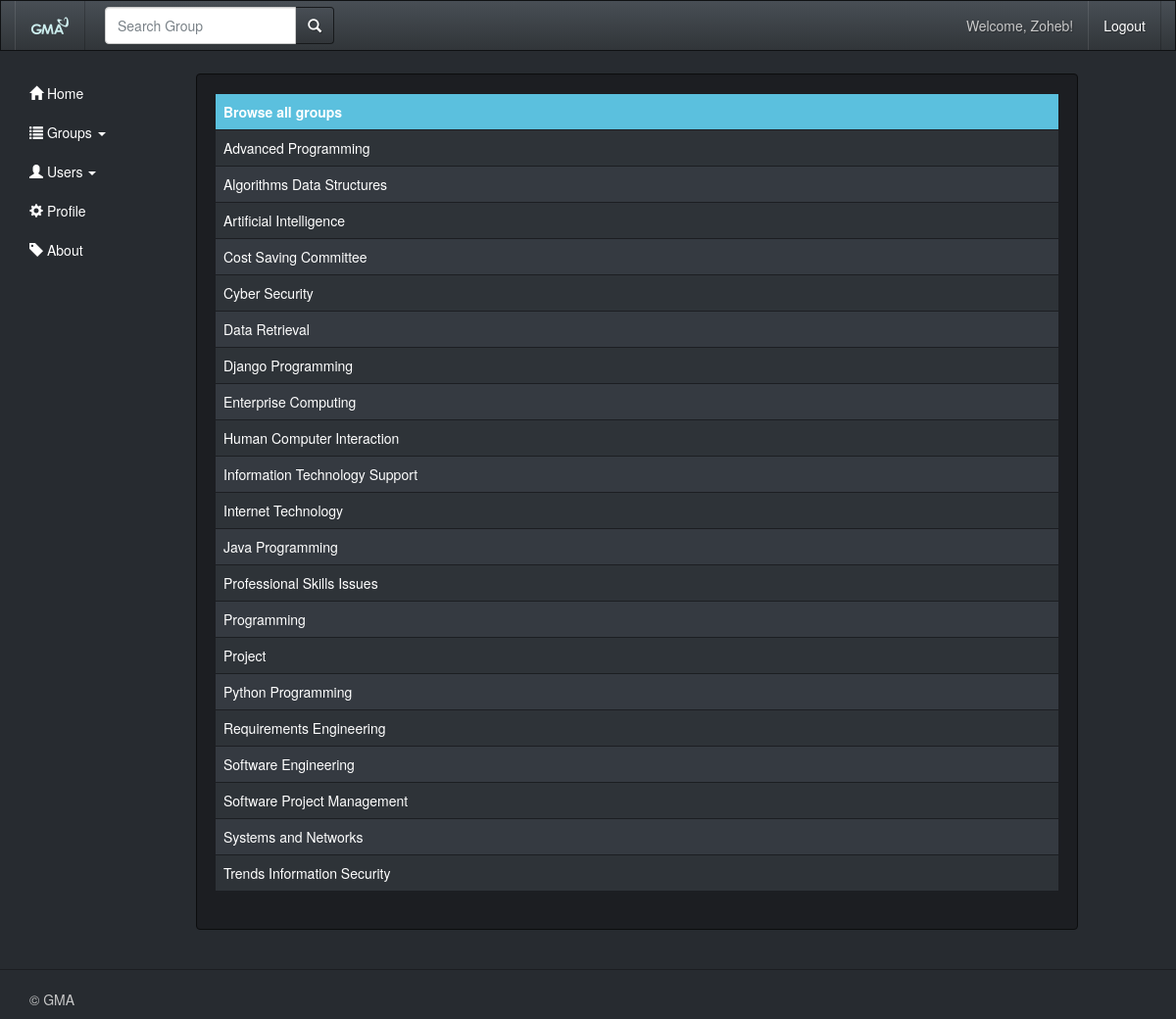
Screenshot of /all_groups/ (signed in) with the database file from the repository.
### messaging/models.py (models this page shows, shortened)
class Recipient(models.Model):
    is_group_recipient = models.BooleanField(default=False)

class Group(Recipient):
    name = models.CharField(max_length=256, unique=True)
    description = models.CharField(max_length=1024)
    owner = models.ForeignKey(User, related_name="owned_groups")
    members = models.ManyToManyField(User, related_name='messaging_groups')
    class Meta:
        ordering = ['name']

### messaging/views_groups.py (the view)
# urls.py: url(r'^all_groups/$', views_groups.all_groups, name='all_groups'),
@login_required()
def all_groups(request):
    text = "Browse all groups"
    return render_to_response('GMA/groups.html', {'text': text, 'groups': Group.objects.all()}, RequestContext(request))

### templates/GMA/groups.html (shortened to what this page needs)
{% extends "GMA/base_sidebar.html" %}
{% block page_block %}
    <table class="table table-striped">
        <tr class="info"><th>{{ text }}</th></tr>
        {% for group in groups %}
            <tr><td><a href="/group/id/{{ group.id }}">{{ group.name }}</a></td></tr>
        {% endfor %}
    </table>
{% endblock %}

### templates/GMA/base_sidebar.html (shortened to what this page needs)
{% extends "GMA/base.html" %}
{% block body_block %}
    <div class="row">
        <div class="col-sm-3 col-md-2 sidebar">
            <ul class="nav nav-sidebar">
                <li><a href="/">
                    <span class="glyphicon glyphicon-home"></span>  Home</a></li>
                <li> <a class="dropdown-toggle" data-toggle="collapse" href="#groups-menu">
                    <span class="glyphicon glyphicon-list"></span>  Groups
                    <span class="caret"></span>
                </a>
                </li>
                <li> <a class="dropdown-toggle" data-toggle="collapse" href="#users-menu">
                    <span class="glyphicon glyphicon-user"></span>  Users
                    <span class="caret"></span>
                </a>
                </li>
                <li><a href="/profile/">
                    <span class="glyphicon glyphicon-cog"></span>  Profile</a></li>
                <li><a href="/about/">
                    <span class="glyphicon glyphicon-tag"></span>  About</a></li>
            </ul>
        </div>
        <div class="well col-sm-9 col-md-9 main" style="min-height: 70vh;">
            {% block page_block %} This template is missing {% endblock %}
        </div>
    </div>
{% endblock %}

### templates/GMA/base.html (shortened to what this page needs)
<!DOCTYPE html>
{% load static %}
<html>
<head>
    <link href="{% static 'css/bootstrap.css'%} " rel="stylesheet">
    <link href="{% static 'css/gma.css'%} " rel="stylesheet">
</head>
<body style="padding-top: 75px;">
<nav class="navbar navbar-fixed-top" role="navigation">
    <div class="container">
        <div class="collapse navbar-collapse" id="my_nav">
            <ul class="nav navbar-nav navbar-left">
                <li><a class="navbar-brand" href="/home/"><img src="{% static "img/GMA_light_small.png" %}" style="max-height: 100%;"/> </a></li>
                <li>
                    <form class="navbar-form" role="search" method="get" action="/group/search/">
                        <div class="input-group">
                            <input type="text" class="form-control" placeholder="Search Group" name="grp_name" />
                            <div class="input-group-btn">
                                <button class="btn btn-default" type="submit"><i class="glyphicon glyphicon-search"></i></button>
                            </div>
                        </div></form></li>
            </ul>
            <ul class="nav navbar-nav navbar-right">
                {% if user.is_authenticated %}
                    <li class="navbar-text">Welcome, {{ user.first_name }}!</li>
                    <li><a href="/logout/">Logout</a></li>
                {% else %}
                    <li><a href="/register/">Register</a></li>
                    <li><a href="/login/">Login</a></li>
                {% endif %}
            </ul>
        </div>
    </div>
</nav>
<div class="container-fluid">
    {% block body_block %}
    {% endblock %}
</div>
<hr>
<footer>
    <div class="container">
        <p>&copy; GMA</p>
    </div>
</footer>
</body>
</html>

### rows the page displays
Group: name "Advanced Programming"
Group: name "Algorithms Data Structures"
Group: name "Artificial Intelligence"
Group: name "Cost Saving Committee"
Group: name "Cyber Security"
Group: name "Data Retrieval"
Group: name "Django Programming"
Group: name "Enterprise Computing"
Group: name "Human Computer Interaction"
Group: name "Information Technology Support"
Group: name "Internet Technology"
Group: name "Java Programming"
Group: name "Professional Skills Issues"
Group: name "Programming"
Group: name "Project"
Group: name "Python Programming"
Group: name "Requirements Engineering"
Group: name "Software Engineering"
Group: name "Software Project Management"
Group: name "Systems and Networks"
Group: name "Trends Information Security"

### other values shown
{{ user.first_name }} "Zoheb"
{{ text }} "Browse all groups"
